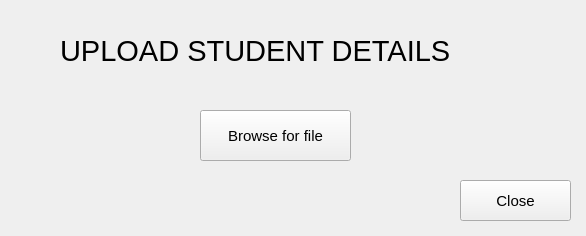
<?xml version="1.0" encoding="UTF-8"?>
<ui version="4.0">
 <class>Student_details</class>
 <widget class="QMainWindow" name="Student_details">
  <property name="geometry">
   <rect>
    <x>0</x>
    <y>0</y>
    <width>586</width>
    <height>236</height>
   </rect>
  </property>
  <property name="windowTitle">
   <string>MainWindow</string>
  </property>
  <widget class="QWidget" name="centralwidget">
   <widget class="QLabel" name="label">
    <property name="geometry">
     <rect>
      <x>60</x>
      <y>30</y>
      <width>471</width>
      <height>41</height>
     </rect>
    </property>
    <property name="font">
     <font>
      <pointsize>22</pointsize>
     </font>
    </property>
    <property name="text">
     <string>UPLOAD STUDENT DETAILS</string>
    </property>
   </widget>
   <widget class="QPushButton" name="btn_browse">
    <property name="geometry">
     <rect>
      <x>200</x>
      <y>110</y>
      <width>151</width>
      <height>51</height>
     </rect>
    </property>
    <property name="font">
     <font>
      <pointsize>11</pointsize>
     </font>
    </property>
    <property name="text">
     <string>Browse for file</string>
    </property>
   </widget>
   <widget class="QPushButton" name="btn_close">
    <property name="geometry">
     <rect>
      <x>460</x>
      <y>180</y>
      <width>111</width>
      <height>41</height>
     </rect>
    </property>
    <property name="font">
     <font>
      <pointsize>11</pointsize>
     </font>
    </property>
    <property name="text">
     <string>Close</string>
    </property>
   </widget>
  </widget>
 </widget>
 <resources/>
 <connections/>
</ui>
